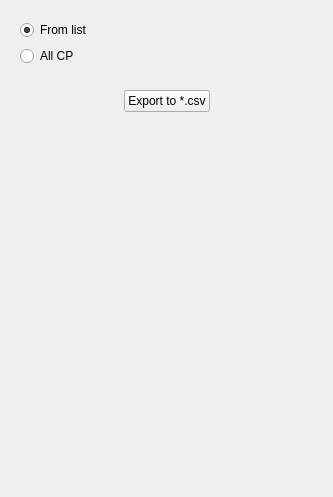
                   <widget class="QWidget" name="tab_39">
                    <attribute name="title">
                     <string>*.csv</string>
                    </attribute>
                    <layout class="QVBoxLayout" name="verticalLayout_20">
                     <item>
                      <widget class="QFrame" name="frame_58">
                       <property name="frameShape">
                        <enum>QFrame::NoFrame</enum>
                       </property>
                       <property name="frameShadow">
                        <enum>QFrame::Raised</enum>
                       </property>
                       <layout class="QVBoxLayout" name="verticalLayout_99">
                        <item>
                         <widget class="QRadioButton" name="form_critic_list">
                          <property name="text">
                           <string>From list</string>
                          </property>
                          <property name="checked">
                           <bool>true</bool>
                          </property>
                         </widget>
                        </item>
                        <item>
                         <widget class="QRadioButton" name="form_critic_all">
                          <property name="text">
                           <string>All CP</string>
                          </property>
                         </widget>
                        </item>
                       </layout>
                      </widget>
                     </item>
                     <item>
                      <widget class="QWidget" name="widget" native="true">
                       <layout class="QHBoxLayout" name="horizontalLayout_176">
                        <item>
                         <spacer name="horizontalSpacer_57">
                          <property name="orientation">
                           <enum>Qt::Horizontal</enum>
                          </property>
                          <property name="sizeHint" stdset="0">
                           <size>
                            <width>104</width>
                            <height>20</height>
                           </size>
                          </property>
                         </spacer>
                        </item>
                        <item>
                         <widget class="QPushButton" name="export_cp_to_csv">
                          <property name="text">
                           <string>Export to *.csv</string>
                          </property>
                         </widget>
                        </item>
                        <item>
                         <spacer name="horizontalSpacer_123">
                          <property name="orientation">
                           <enum>Qt::Horizontal</enum>
                          </property>
                          <property name="sizeHint" stdset="0">
                           <size>
                            <width>103</width>
                            <height>20</height>
                           </size>
                          </property>
                         </spacer>
                        </item>
                       </layout>
                      </widget>
                     </item>
                     <item>
                      <spacer name="verticalSpacer">
                       <property name="orientation">
                        <enum>Qt::Vertical</enum>
                       </property>
                       <property name="sizeHint" stdset="0">
                        <size>
                         <width>20</width>
                         <height>365</height>
                        </size>
                       </property>
                      </spacer>
                     </item>
                    </layout>
                   </widget>
